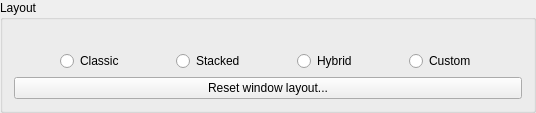
    <widget class="QGroupBox" name="qgbLayout">
     <property name="title">
      <string>Layout</string>
     </property>
     <layout class="QGridLayout" name="gridLayoutLayout">
      <item row="0" column="5">
       <widget class="QLabel" name="qlLHybrid">
        <property name="sizePolicy">
         <sizepolicy hsizetype="Preferred" vsizetype="Preferred">
          <horstretch>0</horstretch>
          <verstretch>0</verstretch>
         </sizepolicy>
        </property>
        <property name="text">
         <string/>
        </property>
        <property name="pixmap">
         <pixmap>skin:layout_hybrid.svg</pixmap>
        </property>
        <property name="scaledContents">
         <bool>false</bool>
        </property>
       </widget>
      </item>
      <item row="1" column="5">
       <widget class="QRadioButton" name="qrbLHybrid">
        <property name="sizePolicy">
         <sizepolicy hsizetype="Preferred" vsizetype="Fixed">
          <horstretch>0</horstretch>
          <verstretch>0</verstretch>
         </sizepolicy>
        </property>
        <property name="text">
         <string>Hybrid</string>
        </property>
        <property name="iconSize">
         <size>
          <width>64</width>
          <height>64</height>
         </size>
        </property>
       </widget>
      </item>
      <item row="1" column="7">
       <widget class="QRadioButton" name="qrbLCustom">
        <property name="sizePolicy">
         <sizepolicy hsizetype="Preferred" vsizetype="Fixed">
          <horstretch>0</horstretch>
          <verstretch>0</verstretch>
         </sizepolicy>
        </property>
        <property name="text">
         <string>Custom</string>
        </property>
       </widget>
      </item>
      <item row="0" column="7">
       <widget class="QLabel" name="qlLCustom">
        <property name="text">
         <string/>
        </property>
        <property name="pixmap">
         <pixmap>skin:layout_custom.svg</pixmap>
        </property>
       </widget>
      </item>
      <item row="1" column="3">
       <widget class="QRadioButton" name="qrbLStacked">
        <property name="sizePolicy">
         <sizepolicy hsizetype="Preferred" vsizetype="Fixed">
          <horstretch>0</horstretch>
          <verstretch>0</verstretch>
         </sizepolicy>
        </property>
        <property name="text">
         <string>Stacked</string>
        </property>
        <property name="iconSize">
         <size>
          <width>64</width>
          <height>64</height>
         </size>
        </property>
       </widget>
      </item>
      <item row="1" column="1">
       <widget class="QRadioButton" name="qrbLClassic">
        <property name="sizePolicy">
         <sizepolicy hsizetype="Preferred" vsizetype="Fixed">
          <horstretch>0</horstretch>
          <verstretch>0</verstretch>
         </sizepolicy>
        </property>
        <property name="text">
         <string>Classic</string>
        </property>
        <property name="iconSize">
         <size>
          <width>64</width>
          <height>64</height>
         </size>
        </property>
       </widget>
      </item>
      <item row="1" column="2">
       <spacer name="horizontalSpacer_4">
        <property name="orientation">
         <enum>Qt::Orientation::Horizontal</enum>
        </property>
        <property name="sizeHint" stdset="0">
         <size>
          <width>40</width>
          <height>20</height>
         </size>
        </property>
       </spacer>
      </item>
      <item row="0" column="1">
       <widget class="QLabel" name="qlLClassic">
        <property name="sizePolicy">
         <sizepolicy hsizetype="Preferred" vsizetype="Preferred">
          <horstretch>0</horstretch>
          <verstretch>0</verstretch>
         </sizepolicy>
        </property>
        <property name="pixmap">
         <pixmap>skin:layout_classic.svg</pixmap>
        </property>
       </widget>
      </item>
      <item row="0" column="3">
       <widget class="QLabel" name="qlLStacked">
        <property name="sizePolicy">
         <sizepolicy hsizetype="Preferred" vsizetype="Preferred">
          <horstretch>0</horstretch>
          <verstretch>0</verstretch>
         </sizepolicy>
        </property>
        <property name="text">
         <string/>
        </property>
        <property name="pixmap">
         <pixmap>skin:layout_stacked.svg</pixmap>
        </property>
       </widget>
      </item>
      <item row="1" column="4">
       <spacer name="horizontalSpacer_5">
        <property name="orientation">
         <enum>Qt::Orientation::Horizontal</enum>
        </property>
        <property name="sizeHint" stdset="0">
         <size>
          <width>40</width>
          <height>20</height>
         </size>
        </property>
       </spacer>
      </item>
      <item row="1" column="0">
       <spacer name="horizontalSpacer_2">
        <property name="orientation">
         <enum>Qt::Orientation::Horizontal</enum>
        </property>
        <property name="sizeHint" stdset="0">
         <size>
          <width>40</width>
          <height>20</height>
         </size>
        </property>
       </spacer>
      </item>
      <item row="1" column="8">
       <spacer name="horizontalSpacer_3">
        <property name="orientation">
         <enum>Qt::Orientation::Horizontal</enum>
        </property>
        <property name="sizeHint" stdset="0">
         <size>
          <width>40</width>
          <height>20</height>
         </size>
        </property>
       </spacer>
      </item>
      <item row="1" column="6">
       <spacer name="horizontalSpacer_6">
        <property name="orientation">
         <enum>Qt::Orientation::Horizontal</enum>
        </property>
        <property name="sizeHint" stdset="0">
         <size>
          <width>40</width>
          <height>20</height>
         </size>
        </property>
       </spacer>
      </item>
      <item row="2" column="0" colspan="9">
       <widget class="QPushButton" name="qpbResetNewUiLayout">
        <property name="toolTip">
         <string>Reset the window layout of the redesigned UI to its defaults (window size, position, splitter sizes and view mode). The layout of the standard Mumble client is not affected.</string>
        </property>
        <property name="text">
         <string>Reset window layout...</string>
        </property>
       </widget>
      </item>
     </layout>
    </widget>
